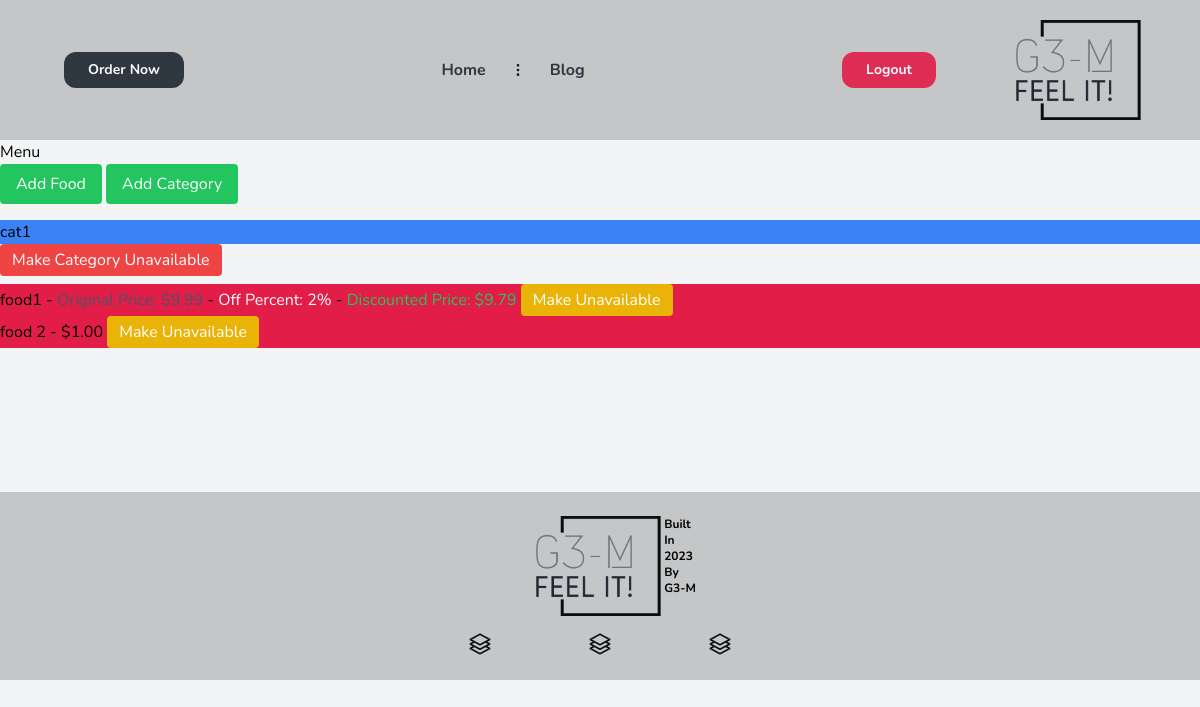
Before: /foods/list-food (signed in) with the older database file.
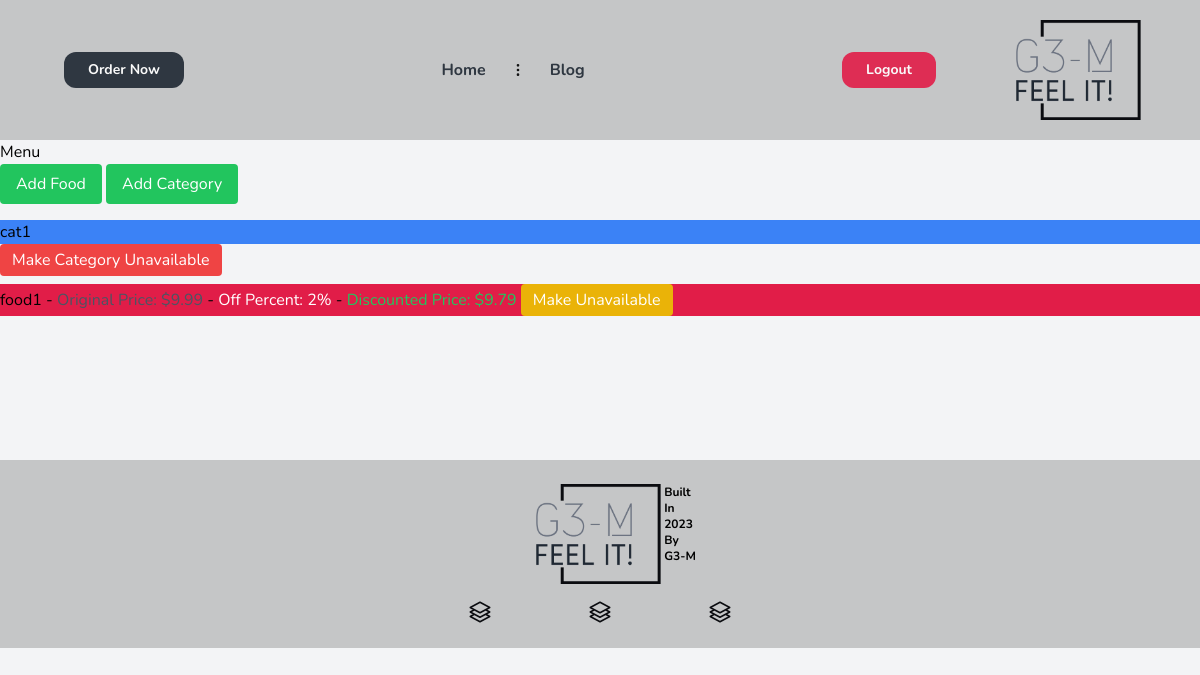
After: the same page with the newer database file.
### foodmenu/models.py (models this page shows, shortened)
class Food(BaseModel):
    name = models.CharField(max_length=100)
    price = models.DecimalField(max_digits=10, decimal_places=2)
    availability = models.BooleanField(default=True)
    off = models.PositiveSmallIntegerField(default=0)
    category = models.ForeignKey('Category', on_delete=models.PROTECT)
    @property
    def price_after_off(self):
        result = self.price - (self.price * self.off / 100)
        return round(result, 2)

### foodmenu/views.py (the view)
# urls.py: path('list-food', views.ListFoodView.as_view(), name='list-food'),
class ListFoodView(View):
    template_name = 'Food_ListTemplate.html'
    login_url = 'users:login'
    @staff_or_superuser_required
    def get(self, request):
        menu_data = json_menu_generator()
        return render(request, self.template_name, {'menu_data': menu_data})

### core/models.py (called while the page is built)
    def get_queryset(self):
        return super().get_queryset().filter(deleted_at__isnull=True)

### foodmenu/models.py (called while the page is built)
    @property
    def is_subcategory(self):
        return self.parent is not None

### utils.py (called while the page is built)
def staff_or_superuser_required(view_func):
    @wraps(view_func)
    def _wrapped_view(self, request, *args, **kwargs):
        if not request.user.is_authenticated or not is_staff_or_superuser(request.user):
            messages.error(request, 'You are not allowed to access this page.')
            return redirect('users:login')
        return view_func(self, request, *args, **kwargs)  # another magic here this logic made by me :)
    return _wrapped_view

def is_staff_or_superuser(user):
    return user.is_active and (user.is_staff or user.is_superuser)

### templates/Food_ListTemplate.html (shortened to what this page needs)
{% extends "base.html" %}
{% load widget_tweaks %}
{% block content %}
    <h1>Menu</h1>
    <div class="mb-4">
        <a href="{% url 'foods:create-food' %}"><button class="bg-green-500 text-white px-4 py-2 rounded">Add Food</button></a>
        <a href="{% url 'foods:create-category' %}"><button class="bg-green-500 text-white px-4 py-2 rounded">Add Category</button></a>
    </div>
    {% for category in menu_data %}
        <h2 class="bg-blue-500">{{ category.name }}</h2>
        <div class="mb-2">
            <button class="bg-red-500 text-white px-3 py-1 rounded">Make Category Unavailable</button>
        </div>
        {% if category.foods %}
            <ul>
                {% for food in category.foods %}
                    <li class="bg-rose-600">
                        {{ food.name }} -
                        {% if food.off_percent %}
                            <span class="text-gray-600">Original Price: ${{ food.original_price }}</span> -
                            <span class="text-white">Off Percent: {{ food.off_percent }}%</span> -
                            <span class="text-green-500">Discounted Price: ${{ food.price_after_off }}</span>
                        {% else %}
                            ${{ food.original_price }}
                        {% endif %}
                        <button class="bg-yellow-500 text-white px-3 py-1 rounded">Make Unavailable</button>
                    </li>
                {% endfor %}
            </ul>
        {% endif %}
    {% endfor %}
{% endblock %}

Changed rows visible on the page:
no longer on this page (row edited): Food: name "food 2", original_price "1.00"
Other visible differences:
list line gone: "- $ Make Unavailable"
